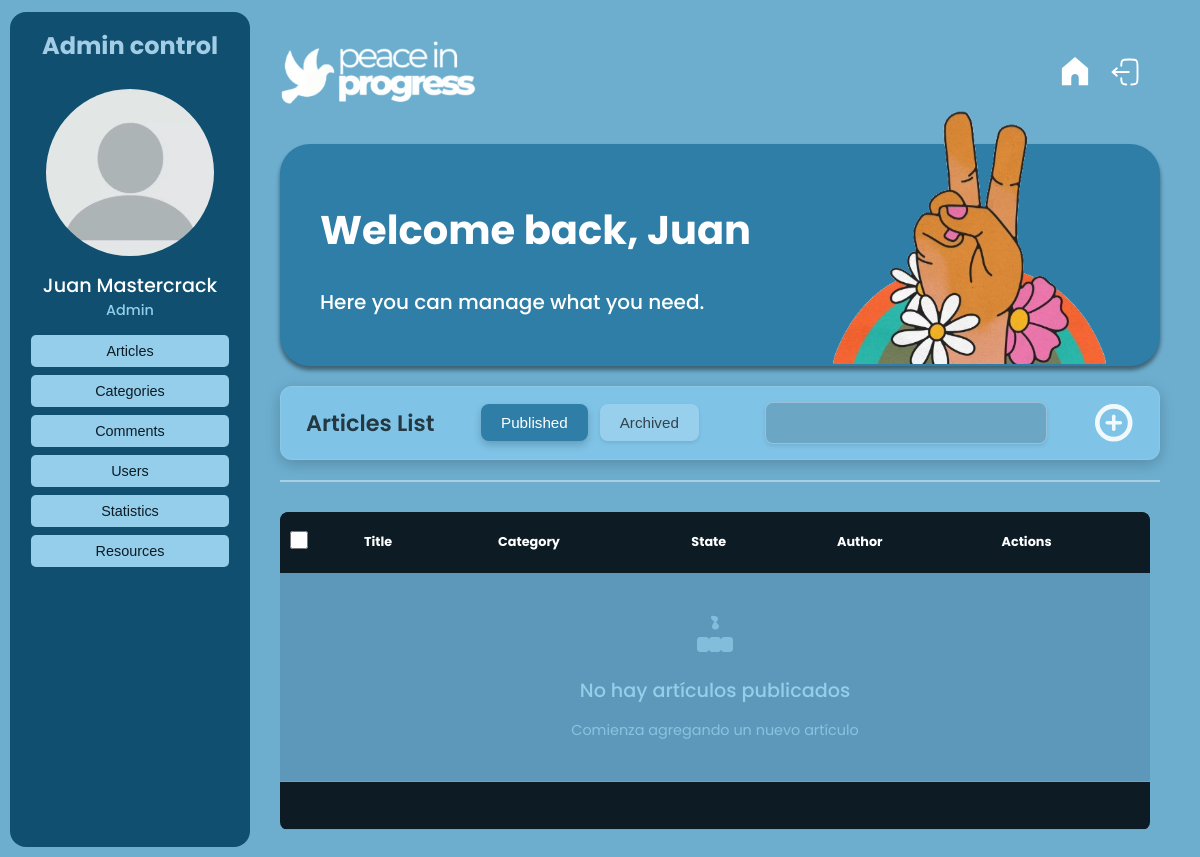
The app's page /admin/adminControl.php, older data.
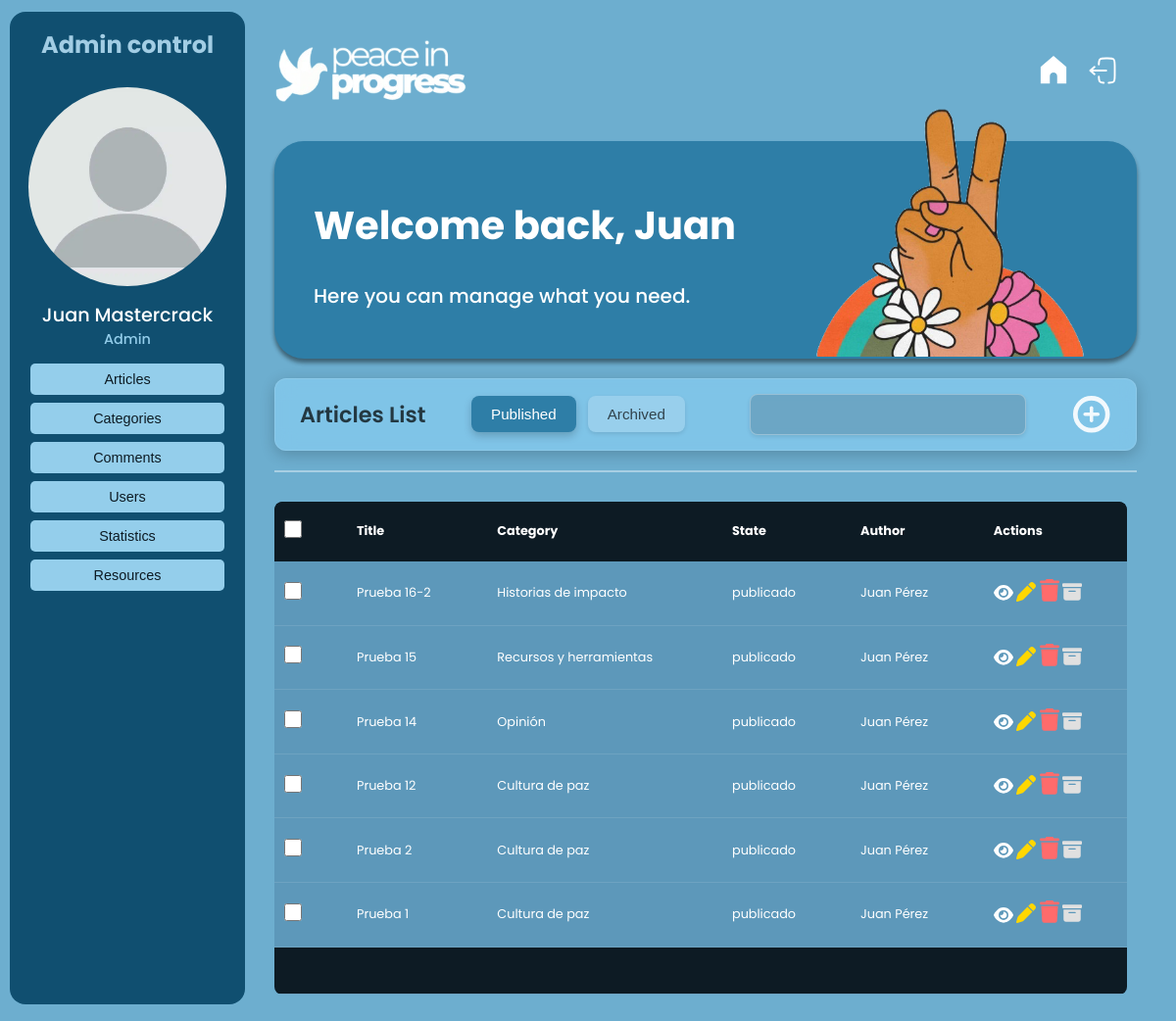
The same page, newer data.
### tables this page shows
CREATE TABLE `posts` (
  `id_post` int(11) NOT NULL,
  `titulo` varchar(255) NOT NULL,
  `slug` varchar(255) NOT NULL,
  `resumen` text NOT NULL,
  `contenido` longtext NOT NULL,
  `id_categoria` int(11) NOT NULL,
  `id_imagen_destacada` int(11) DEFAULT NULL,
  `id_imagen_background` int(11) DEFAULT NULL,
  `id_usuario` int(11) NOT NULL,
  `fecha_publicacion` datetime NOT NULL DEFAULT CURRENT_TIMESTAMP,
  `fecha_actualizacion` datetime DEFAULT NULL ON UPDATE CURRENT_TIMESTAMP,
  `estado` enum('borrador','publicado','archivado') NOT NULL DEFAULT 'borrador',
  `visitas` int(11) NOT NULL DEFAULT '0',
  `referencia_url` varchar(255) DEFAULT NULL
);

CREATE TABLE `categorias` (
  `id_categoria` int(11) NOT NULL,
  `nombre` varchar(50) NOT NULL,
  `slug` varchar(255) DEFAULT NULL,
  `descripcion` text
);

CREATE TABLE `usuarios` (
  `id_usuario` int(11) NOT NULL,
  `name` varchar(100) NOT NULL,
  `email` varchar(255) NOT NULL,
  `pass` varchar(255) NOT NULL,
  `fecha_registro` datetime NOT NULL DEFAULT CURRENT_TIMESTAMP,
  `ultimo_login` datetime DEFAULT NULL,
  `rol` enum('admin','editor','lector') NOT NULL DEFAULT 'lector',
  `activo` tinyint(1) NOT NULL DEFAULT '1',
  `avatar` varchar(255) DEFAULT NULL,
  `biografia` text
);

### admin/adminControl.php (the view, shortened to what this page needs)
<?php
require '../config/db.php';
try {
    $sqlArticulos = "SELECT p.id_post AS ID, p.titulo AS Titulo, c.nombre AS Categoria, p.estado AS Estado, u.name AS Autor
                     FROM posts p
                     LEFT JOIN categorias c ON p.id_categoria = c.id_categoria
                     LEFT JOIN usuarios u ON p.id_usuario = u.id_usuario
                     WHERE p.estado = 'publicado'
                     ORDER BY p.id_post DESC";
    $stmt = $pdo->query($sqlArticulos);
    $articulos = $stmt->fetchAll(PDO::FETCH_ASSOC);
} catch (PDOException $e) {
    die("Error al obtener publicaciones: " . $e->getMessage());
}
?>
<!DOCTYPE html>
<html lang="en">
<head>
    <link rel="stylesheet" href="crud2.css">
</head>
<body>
    <div class="left-side">
        <h1>Admin control</h1>
        <img src="../assets/profile-icon.svg" alt="profile" class="profile-icon">
        <h2>Juan Mastercrack</h2>
        <p>Admin</p>
        <div class="left-side-options">
            <button id="articlesButton">Articles</button>
            <button id="categoriesButton">Categories</button>
            <button id="commentsButton">Comments</button>
            <button id="usersButton">Users</button>
            <button id="statisticsButton">Statistics</button>
            <button id="resourcesButton">Resources</button>
        </div>
    </div>
    <div class="right-side">
        <header>
            <img src="../assets/logo.png" class="logo" alt="logo">
            <div class="header-options">
            </div>
        </header>
        <div class="rectangle">
            <div class="rectangle-text">
                <h1>Welcome back, Juan</h1>
                <p>Here you can manage what you need.</p>
            </div>
            <img src="../assets/hand-header.svg" alt="hand" class="hand-header">
        </div>
        <div class="content" id="articles">
            <div class="content-header">
                <div class="content-tools">
                    <h2>Articles List</h2>
                    <div class="filter-options">
                        <button class="filter-button" id="showPublished">Published</button>
                        <button class="filter-button" id="showArchived">Archived</button>
                    </div>
                    <input type="text" class="search-bar">
                    <button class="add-button" id="article-add-button"></button>
                </div>
            </div>
            <div class="content-body" id="published-articles">
                <table>
                    <thead>
                        <tr>
                            <th><input type="checkbox"></th>
                            <th>Title</th>
                            <th>Category</th>
                            <th>State</th>
                            <th>Author</th>
                            <th>Actions</th>
                        </tr>
                    </thead>
                    <tbody>
                        <?php if (empty($articulos)): ?>
                            <tr>
                                <td colspan="6" class="no-results">
                                    <div class="no-results-message">
                                        <p>No hay artículos publicados</p>
                                        <span>Comienza agregando un nuevo artículo</span>
                                    </div>
                                </td>
                            </tr>
                        <?php else: ?>
                            <?php foreach ($articulos as $articulo): ?>
                                <tr>
                                    <td><input type="checkbox"></td>
                                    <td><?php echo htmlspecialchars($articulo['Titulo']); ?></td>
                                    <td><?php echo htmlspecialchars($articulo['Categoria']); ?></td>
                                    <td><?php echo htmlspecialchars($articulo['Estado']); ?></td>
                                    <td><?php echo htmlspecialchars($articulo['Autor']); ?></td>
                                    <td>
                                        <button class="view-button" data-id="<?php echo $articulo['ID']; ?>">
                                        </button>
                                        <button class="edit-button" data-id="<?php echo $articulo['ID']; ?>">
                                        </button>
                                        <button class="delete-button" data-id="<?php echo $articulo['ID']; ?>">
                                        </button>
                                        <button class="archive-button" data-id="<?php echo $articulo['ID']; ?>">
                                        </button>
                                    </td>
                                </tr>
                            <?php endforeach; ?>
                        <?php endif; ?>
                    </tbody>
                    <tfoot>
                        <tr>
                            <td></td>
                            <td></td>
                            <td></td>
                            <td></td>
                            <td></td>
                            <td></td>
                        </tr>
                    </tfoot>
                </table>
            </div>
        </div>
    </div>
</body>
</html>

Row changes from the older to the newer data that the page shows:
added posts: titulo "Prueba 16-2", id_categoria.nombre "Historias de impacto", estado "publicado", id_usuario.name "Juan Pérez"
added posts: titulo "Prueba 15", id_categoria.nombre "Recursos y herramientas", estado "publicado", id_usuario.name "Juan Pérez"
added posts: titulo "Prueba 14", id_categoria.nombre "Opinión", estado "publicado", id_usuario.name "Juan Pérez"
added posts: titulo "Prueba 12", id_categoria.nombre "Cultura de paz", estado "publicado", id_usuario.name "Juan Pérez"
added posts: titulo "Prueba 2", id_categoria.nombre "Cultura de paz", estado "publicado", id_usuario.name "Juan Pérez"
added posts: titulo "Prueba 1", id_categoria.nombre "Cultura de paz", estado "publicado", id_usuario.name "Juan Pérez"
Text that changed along with them:
text no longer shown: "No hay artículos publicados Comienza agregando un nuevo artículo"
